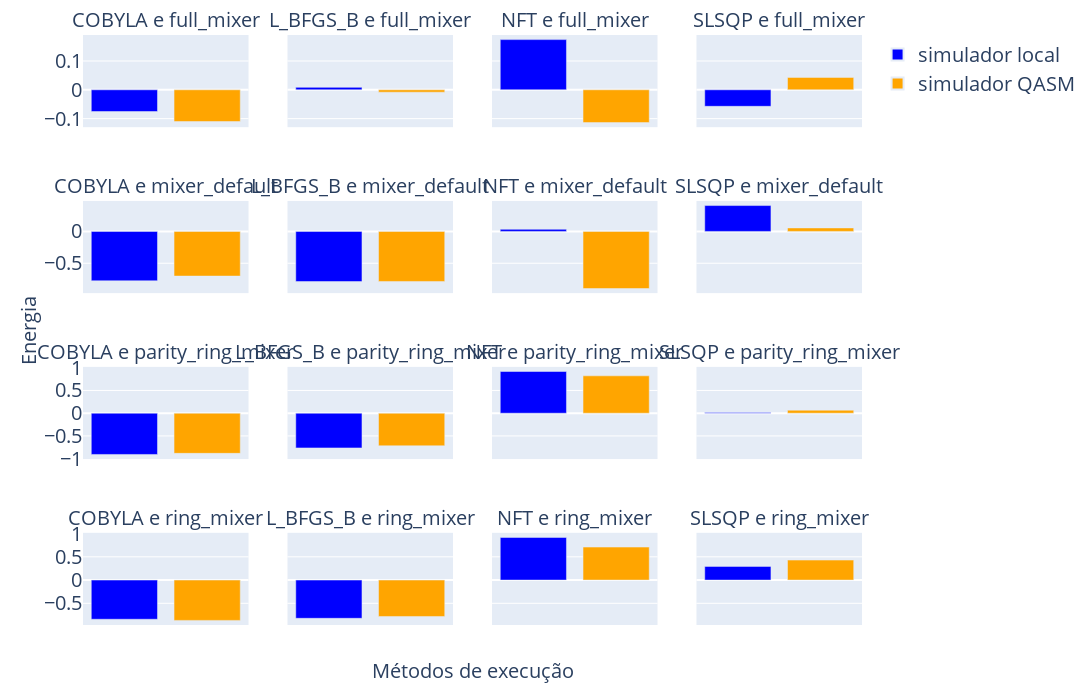

Write notebook code for a chart like this one.
### Code cell
copia_resultados_qaoa_4 = resultados_qaoa_4.copy()

combinacoes = [f"{otimizador} e {mixer}" for otimizador, mixer in copia_resultados_qaoa_4.index.unique()]
cores = {'valor_otimo_encontrado': 'blue', 'valor_otimo_encontrado_simulador': 'orange', 'valor_otimo_encontrado_computador_quantico':'cyan'}
nomes = {'valor_otimo_encontrado': 'simulador local', 'valor_otimo_encontrado_simulador': 'simulador QASM', 'valor_otimo_encontrado_computador_quantico':'IBM Brisbane'}
cols_appeared = []

fig = make_subplots(rows=4, cols=4, subplot_titles=combinacoes, 
                    x_title='Métodos de execução', y_title='Energia', 
                    shared_xaxes=True, shared_yaxes=True,)

for i, (otimizador, mixer) in enumerate(copia_resultados_qaoa_4.index.unique()):

    df_subset = copia_resultados_qaoa_4.loc[
        (copia_resultados_qaoa_4.index.get_level_values(0) == otimizador) &
        (copia_resultados_qaoa_4.index.get_level_values(1) == mixer)
    ]

    valores = df_subset[['valor_otimo_encontrado', 'valor_otimo_encontrado_simulador']]

    for idx, col in enumerate(valores.columns):
        nome_fig = f'{otimizador}-{mixer}-{col}'
        legenda_bool = False

        if not col in cols_appeared:
            nome_fig = f'{nomes[col]}'
            legenda_bool = True
        
        fig.add_trace(
            go.Bar(x=[col], 
                    y=[valores[col].values[0]],
                    name=nome_fig,
                    marker_color=cores[col],
                    showlegend=legenda_bool),
            row=(i // 4) + 1,
            col=(i % 4) + 1
        )
        cols_appeared.append(col)

        fig.update_xaxes(showticklabels=False, title_text='', row=(i // 4) + 1, col=(i % 4) + 1)

fig.update_layout(
                  showlegend=True,
                  xaxis_title='',
                  yaxis_title='',
                  width = 2200,
                  height = 700,
                  font = dict(size=20),
                  legend_itemsizing="constant",
                  margin = dict(l=35, r=35, t=35, b=75),
                  )

fig.update_annotations(font_size=20)

nome_figura = f"figuras_dados/qaoa_4_comparacao_metodos_mesmo_y.png"
fig.write_image(nome_figura, width=2200, height=700)

fig.show()

### Figure 1 — Plotly figure (JSON) as saved in the notebook; plotly's stock layout.template omitted (floating-point values rounded to 4 significant figures)
{"data": [{"marker": {"color": "blue"}, "name": "simulador local", "showlegend": true, "type": "bar", "x": ["valor_otimo_encontrado"], "xaxis": "x", "y": [-0.0753], "yaxis": "y"}, {"marker": {"color": "orange"}, "name": "simulador QASM", "showlegend": true, "type": "bar", "x": ["valor_otimo_encontrado_simulador"], "xaxis": "x", "y": [-0.1099], "yaxis": "y"}, {"marker": {"color": "blue"}, "name": "L_BFGS_B-full_mixer-valor_otimo_encontrado", "showlegend": false, "type": "bar", "x": ["valor_otimo_encontrado"], "xaxis": "x2", "y": [0.00845], "yaxis": "y2"}, {"marker": {"color": "orange"}, "name": "L_BFGS_B-full_mixer-valor_otimo_encontrado_simulador", "showlegend": false, "type": "bar", "x": ["valor_otimo_encontrado_simulador"], "xaxis": "x2", "y": [-0.008272], "yaxis": "y2"}, {"marker": {"color": "blue"}, "name": "NFT-full_mixer-valor_otimo_encontrado", "showlegend": false, "type": "bar", "x": ["valor_otimo_encontrado"], "xaxis": "x3", "y": [0.1741], "yaxis": "y3"}, {"marker": {"color": "orange"}, "name": "NFT-full_mixer-valor_otimo_encontrado_simulador", "showlegend": false, "type": "bar", "x": ["valor_otimo_encontrado_simulador"], "xaxis": "x3", "y": [-0.1136], "yaxis": "y3"}, {"marker": {"color": "blue"}, "name": "SLSQP-full_mixer-valor_otimo_encontrado", "showlegend": false, "type": "bar", "x": ["valor_otimo_encontrado"], "xaxis": "x4", "y": [-0.05725], "yaxis": "y4"}, {"marker": {"color": "orange"}, "name": "SLSQP-full_mixer-valor_otimo_encontrado_simulador", "showlegend": false, "type": "bar", "x": ["valor_otimo_encontrado_simulador"], "xaxis": "x4", "y": [0.04305], "yaxis": "y4"}, {"marker": {"color": "blue"}, "name": "COBYLA-mixer_default-valor_otimo_encontrado", "showlegend": false, "type": "bar", "x": ["valor_otimo_encontrado"], "xaxis": "x5", "y": [-0.776], "yaxis": "y5"}, {"marker": {"color": "orange"}, "name": "COBYLA-mixer_default-valor_otimo_encontrado_simulador", "showlegend": false, "type": "bar", "x": ["valor_otimo_encontrado_simulador"], "xaxis": "x5", "y": [-0.7012], "yaxis": "y5"}, {"marker": {"color": "blue"}, "name": "L_BFGS_B-mixer_default-valor_otimo_encontrado", "showlegend": false, "type": "bar", "x": ["valor_otimo_encontrado"], "xaxis": "x6", "y": [-0.7872], "yaxis": "y6"}, {"marker": {"color": "orange"}, "name": "L_BFGS_B-mixer_default-valor_otimo_encontrado_simulador", "showlegend": false, "type": "bar", "x": ["valor_otimo_encontrado_simulador"], "xaxis": "x6", "y": [-0.7859], "yaxis": "y6"}, {"marker": {"color": "blue"}, "name": "NFT-mixer_default-valor_otimo_encontrado", "showlegend": false, "type": "bar", "x": ["valor_otimo_encontrado"], "xaxis": "x7", "y": [0.03334], "yaxis": "y7"}, {"marker": {"color": "orange"}, "name": "NFT-mixer_default-valor_otimo_encontrado_simulador", "showlegend": false, "type": "bar", "x": ["valor_otimo_encontrado_simulador"], "xaxis": "x7", "y": [-0.8966], "yaxis": "y7"}, {"marker": {"color": "blue"}, "name": "SLSQP-mixer_default-valor_otimo_encontrado", "showlegend": false, "type": "bar", "x": ["valor_otimo_encontrado"], "xaxis": "x8", "y": [0.4062], "yaxis": "y8"}, {"marker": {"color": "orange"}, "name": "SLSQP-mixer_default-valor_otimo_encontrado_simulador", "showlegend": false, "type": "bar", "x": ["valor_otimo_encontrado_simulador"], "xaxis": "x8", "y": [0.05447], "yaxis": "y8"}, {"marker": {"color": "blue"}, "name": "COBYLA-parity_ring_mixer-valor_otimo_encontrado", "showlegend": false, "type": "bar", "x": ["valor_otimo_encontrado"], "xaxis": "x9", "y": [-0.9075], "yaxis": "y9"}, {"marker": {"color": "orange"}, "name": "COBYLA-parity_ring_mixer-valor_otimo_encontrado_simulador", "showlegend": false, "type": "bar", "x": ["valor_otimo_encontrado_simulador"], "xaxis": "x9", "y": [-0.8831], "yaxis": "y9"}, {"marker": {"color": "blue"}, "name": "L_BFGS_B-parity_ring_mixer-valor_otimo_encontrado", "showlegend": false, "type": "bar", "x": ["valor_otimo_encontrado"], "xaxis": "x10", "y": [-0.7638], "yaxis": "y10"}, {"marker": {"color": "orange"}, "name": "L_BFGS_B-parity_ring_mixer-valor_otimo_encontrado_simulador", "showlegend": false, "type": "bar", "x": ["valor_otimo_encontrado_simulador"], "xaxis": "x10", "y": [-0.7173], "yaxis": "y10"}, {"marker": {"color": "blue"}, "name": "NFT-parity_ring_mixer-valor_otimo_encontrado", "showlegend": false, "type": "bar", "x": ["valor_otimo_encontrado"], "xaxis": "x11", "y": [0.9177], "yaxis": "y11"}, {"marker": {"color": "orange"}, "name": "NFT-parity_ring_mixer-valor_otimo_encontrado_simulador", "showlegend": false, "type": "bar", "x": ["valor_otimo_encontrado_simulador"], "xaxis": "x11", "y": [0.822], "yaxis": "y11"}, {"marker": {"color": "blue"}, "name": "SLSQP-parity_ring_mixer-valor_otimo_encontrado", "showlegend": false, "type": "bar", "x": ["valor_otimo_encontrado"], "xaxis": "x12", "y": [0.01453], "yaxis": "y12"}, {"marker": {"color": "orange"}, "name": "SLSQP-parity_ring_mixer-valor_otimo_encontrado_simulador", "showlegend": false, "type": "bar", "x": ["valor_otimo_encontrado_simulador"], "xaxis": "x12", "y": [0.06613], "yaxis": "y12"}, {"marker": {"color": "blue"}, "name": "COBYLA-ring_mixer-valor_otimo_encontrado", "showlegend": false, "type": "bar", "x": ["valor_otimo_encontrado"], "xaxis": "x13", "y": [-0.8426], "yaxis": "y13"}, {"marker": {"color": "orange"}, "name": "COBYLA-ring_mixer-valor_otimo_encontrado_simulador", "showlegend": false, "type": "bar", "x": ["valor_otimo_encontrado_simulador"], "xaxis": "x13", "y": [-0.867], "yaxis": "y13"}, {"marker": {"color": "blue"}, "name": "L_BFGS_B-ring_mixer-valor_otimo_encontrado", "showlegend": false, "type": "bar", "x": ["valor_otimo_encontrado"], "xaxis": "x14", "y": [-0.822], "yaxis": "y14"}, {"marker": {"color": "orange"}, "name": "L_BFGS_B-ring_mixer-valor_otimo_encontrado_simulador", "showlegend": false, "type": "bar", "x": ["valor_otimo_encontrado_simulador"], "xaxis": "x14", "y": [-0.7829], "yaxis": "y14"}, {"marker": {"color": "blue"}, "name": "NFT-ring_mixer-valor_otimo_encontrado", "showlegend": false, "type": "bar", "x": ["valor_otimo_encontrado"], "xaxis": "x15", "y": [0.9169], "yaxis": "y15"}, {"marker": {"color": "orange"}, "name": "NFT-ring_mixer-valor_otimo_encontrado_simulador", "showlegend": false, "type": "bar", "x": ["valor_otimo_encontrado_simulador"], "xaxis": "x15", "y": [0.7091], "yaxis": "y15"}, {"marker": {"color": "blue"}, "name": "SLSQP-ring_mixer-valor_otimo_encontrado", "showlegend": false, "type": "bar", "x": ["valor_otimo_encontrado"], "xaxis": "x16", "y": [0.2943], "yaxis": "y16"}, {"marker": {"color": "orange"}, "name": "SLSQP-ring_mixer-valor_otimo_encontrado_simulador", "showlegend": false, "type": "bar", "x": ["valor_otimo_encontrado_simulador"], "xaxis": "x16", "y": [0.4297], "yaxis": "y16"}], "layout": {"annotations": [{"font": {"size": 20}, "showarrow": false, "text": "COBYLA e full_mixer", "x": 0.1062, "xanchor": "center", "xref": "paper", "y": 1, "yanchor": "bottom", "yref": "paper"}, {"font": {"size": 20}, "showarrow": false, "text": "L_BFGS_B e full_mixer", "x": 0.3688, "xanchor": "center", "xref": "paper", "y": 1, "yanchor": "bottom", "yref": "paper"}, {"font": {"size": 20}, "showarrow": false, "text": "NFT e full_mixer", "x": 0.6313, "xanchor": "center", "xref": "paper", "y": 1, "yanchor": "bottom", "yref": "paper"}, {"font": {"size": 20}, "showarrow": false, "text": "SLSQP e full_mixer", "x": 0.8938, "xanchor": "center", "xref": "paper", "y": 1, "yanchor": "bottom", "yref": "paper"}, {"font": {"size": 20}, "showarrow": false, "text": "COBYLA e mixer_default", "x": 0.1062, "xanchor": "center", "xref": "paper", "y": 0.7188, "yanchor": "bottom", "yref": "paper"}, {"font": {"size": 20}, "showarrow": false, "text": "L_BFGS_B e mixer_default", "x": 0.3688, "xanchor": "center", "xref": "paper", "y": 0.7188, "yanchor": "bottom", "yref": "paper"}, {"font": {"size": 20}, "showarrow": false, "text": "NFT e mixer_default", "x": 0.6313, "xanchor": "center", "xref": "paper", "y": 0.7188, "yanchor": "bottom", "yref": "paper"}, {"font": {"size": 20}, "showarrow": false, "text": "SLSQP e mixer_default", "x": 0.8938, "xanchor": "center", "xref": "paper", "y": 0.7188, "yanchor": "bottom", "yref": "paper"}, {"font": {"size": 20}, "showarrow": false, "text": "COBYLA e parity_ring_mixer", "x": 0.1062, "xanchor": "center", "xref": "paper", "y": 0.4375, "yanchor": "bottom", "yref": "paper"}, {"font": {"size": 20}, "showarrow": false, "text": "L_BFGS_B e parity_ring_mixer", "x": 0.3688, "xanchor": "center", "xref": "paper", "y": 0.4375, "yanchor": "bottom", "yref": "paper"}, {"font": {"size": 20}, "showarrow": false, "text": "NFT e parity_ring_mixer", "x": 0.6313, "xanchor": "center", "xref": "paper", "y": 0.4375, "yanchor": "bottom", "yref": "paper"}, {"font": {"size": 20}, "showarrow": false, "text": "SLSQP e parity_ring_mixer", "x": 0.8938, "xanchor": "center", "xref": "paper", "y": 0.4375, "yanchor": "bottom", "yref": "paper"}, {"font": {"size": 20}, "showarrow": false, "text": "COBYLA e ring_mixer", "x": 0.1062, "xanchor": "center", "xref": "paper", "y": 0.1562, "yanchor": "bottom", "yref": "paper"}, {"font": {"size": 20}, "showarrow": false, "text": "L_BFGS_B e ring_mixer", "x": 0.3688, "xanchor": "center", "xref": "paper", "y": 0.1562, "yanchor": "bottom", "yref": "paper"}, {"font": {"size": 20}, "showarrow": false, "text": "NFT e ring_mixer", "x": 0.6313, "xanchor": "center", "xref": "paper", "y": 0.1562, "yanchor": "bottom", "yref": "paper"}, {"font": {"size": 20}, "showarrow": false, "text": "SLSQP e ring_mixer", "x": 0.8938, "xanchor": "center", "xref": "paper", "y": 0.1562, "yanchor": "bottom", "yref": "paper"}, {"font": {"size": 20}, "showarrow": false, "text": "Métodos de execução", "x": 0.5, "xanchor": "center", "xref": "paper", "y": 0, "yanchor": "top", "yref": "paper", "yshift": -30}, {"font": {"size": 20}, "showarrow": false, "text": "Energia", "textangle": -90, "x": 0, "xanchor": "right", "xref": "paper", "xshift": -40, "y": 0.5, "yanchor": "middle", "yref": "paper"}], "font": {"size": 20}, "height": 700, "legend": {"itemsizing": "constant"}, "margin": {"b": 75, "l": 35, "r": 35, "t": 35}, "showlegend": true, "width": 2200, "xaxis": {"anchor": "y", "domain": [0, 0.2125], "matches": "x13", "showticklabels": false, "title": {"text": ""}}, "xaxis10": {"anchor": "y10", "domain": [0.2625, 0.475], "matches": "x14", "showticklabels": false, "title": {"text": ""}}, "xaxis11": {"anchor": "y11", "domain": [0.525, 0.7375], "matches": "x15", "showticklabels": false, "title": {"text": ""}}, "xaxis12": {"anchor": "y12", "domain": [0.7875, 1], "matches": "x16", "showticklabels": false, "title": {"text": ""}}, "xaxis13": {"anchor": "y13", "domain": [0, 0.2125], "showticklabels": false, "title": {"text": ""}}, "xaxis14": {"anchor": "y14", "domain": [0.2625, 0.475], "showticklabels": false, "title": {"text": ""}}, "xaxis15": {"anchor": "y15", "domain": [0.525, 0.7375], "showticklabels": false, "title": {"text": ""}}, "xaxis16": {"anchor": "y16", "domain": [0.7875, 1], "showticklabels": false, "title": {"text": ""}}, "xaxis2": {"anchor": "y2", "domain": [0.2625, 0.475], "matches": "x14", "showticklabels": false, "title": {"text": ""}}, "xaxis3": {"anchor": "y3", "domain": [0.525, 0.7375], "matches": "x15", "showticklabels": false, "title": {"text": ""}}, "xaxis4": {"anchor": "y4", "domain": [0.7875, 1], "matches": "x16", "showticklabels": false, "title": {"text": ""}}, "xaxis5": {"anchor": "y5", "domain": [0, 0.2125], "matches": "x13", "showticklabels": false, "title": {"text": ""}}, "xaxis6": {"anchor": "y6", "domain": [0.2625, 0.475], "matches": "x14", "showticklabels": false, "title": {"text": ""}}, "xaxis7": {"anchor": "y7", "domain": [0.525, 0.7375], "matches": "x15", "showticklabels": false, "title": {"text": ""}}, "xaxis8": {"anchor": "y8", "domain": [0.7875, 1], "matches": "x16", "showticklabels": false, "title": {"text": ""}}, "xaxis9": {"anchor": "y9", "domain": [0, 0.2125], "matches": "x13", "showticklabels": false, "title": {"text": ""}}, "yaxis": {"anchor": "x", "domain": [0.8438, 1], "title": {"text": ""}}, "yaxis10": {"anchor": "x10", "domain": [0.2812, 0.4375], "matches": "y9", "showticklabels": false}, "yaxis11": {"anchor": "x11", "domain": [0.2812, 0.4375], "matches": "y9", "showticklabels": false}, "yaxis12": {"anchor": "x12", "domain": [0.2812, 0.4375], "matches": "y9", "showticklabels": false}, "yaxis13": {"anchor": "x13", "domain": [0, 0.1562]}, "yaxis14": {"anchor": "x14", "domain": [0, 0.1562], "matches": "y13", "showticklabels": false}, "yaxis15": {"anchor": "x15", "domain": [0, 0.1562], "matches": "y13", "showticklabels": false}, "yaxis16": {"anchor": "x16", "domain": [0, 0.1562], "matches": "y13", "showticklabels": false}, "yaxis2": {"anchor": "x2", "domain": [0.8438, 1], "matches": "y", "showticklabels": false}, "yaxis3": {"anchor": "x3", "domain": [0.8438, 1], "matches": "y", "showticklabels": false}, "yaxis4": {"anchor": "x4", "domain": [0.8438, 1], "matches": "y", "showticklabels": false}, "yaxis5": {"anchor": "x5", "domain": [0.5625, 0.7188]}, "yaxis6": {"anchor": "x6", "domain": [0.5625, 0.7188], "matches": "y5", "showticklabels": false}, "yaxis7": {"anchor": "x7", "domain": [0.5625, 0.7188], "matches": "y5", "showticklabels": false}, "yaxis8": {"anchor": "x8", "domain": [0.5625, 0.7188], "matches": "y5", "showticklabels": false}, "yaxis9": {"anchor": "x9", "domain": [0.2812, 0.4375]}}}
